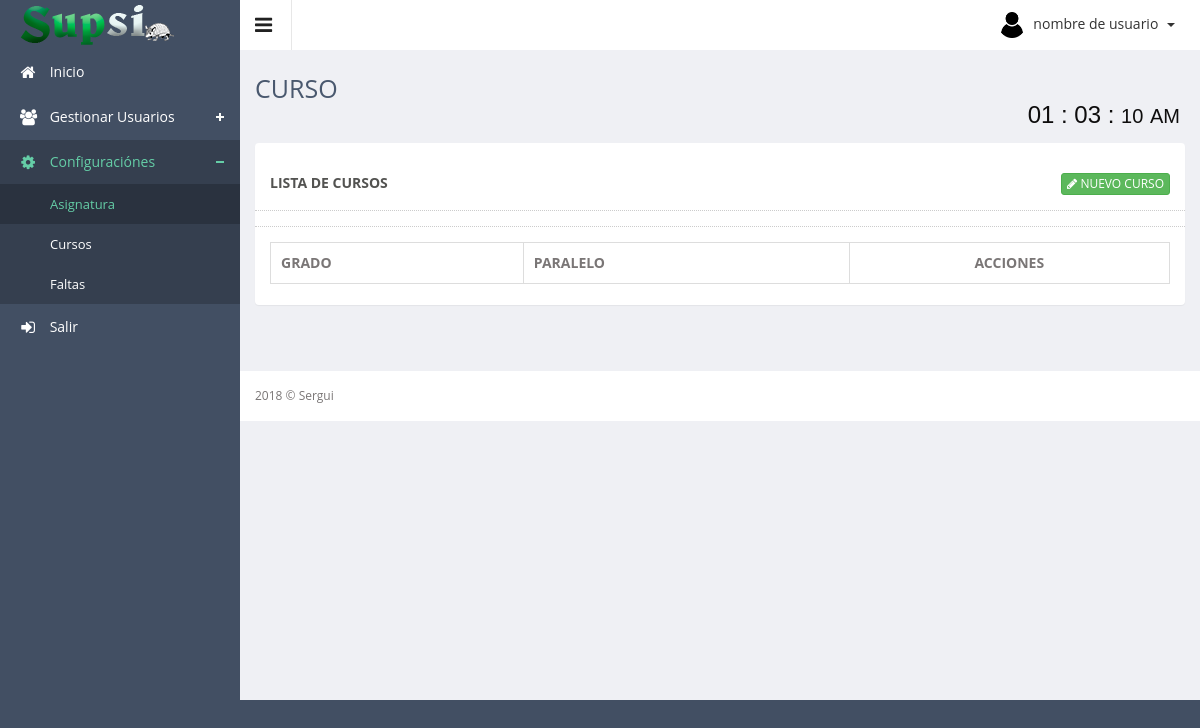
The page /app/controller/curso/ on the database as committed earlier.
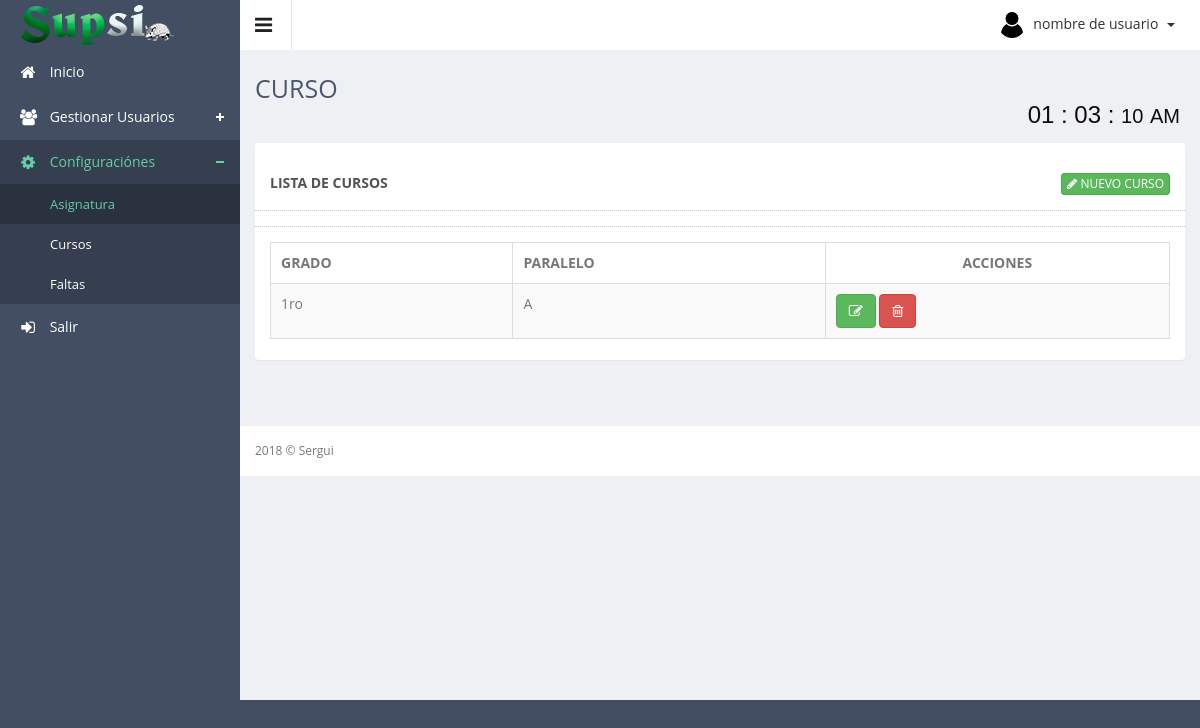
The same page on the database as committed later.
### tables this page shows
CREATE TABLE `curso` (
  `id_curso` int(11) NOT NULL AUTO_INCREMENT,
  `grado` varchar(20) NOT NULL,
  `paralelo` varbinary(8) NOT NULL,
  `estado` tinyint(1) NOT NULL DEFAULT '1',
  PRIMARY KEY (`id_curso`)
);

### app/controller/curso/index.php (called while the page is built, shortened)
<?php
	require_once '../../config/route.php';
	require_once ("../../config/conexion.php");
	$contenido="curso/index.php";
	$menu_a= $menus['C_SECCION'];
	$subTitulo="CURSO";
	if (!($cursos = $con->query("SELECT * FROM curso"))) {
    	echo "Falló SELECT: (" . $con->errno . ") " . $con->error;
	}
	require_once ('../../../public/views/plantilla.php');
?>

### public/views/curso/index.php (the view, shortened to what this page needs)
<div class="row">
    <div class="col-sm-12">
        <section class="panel">
            <header class="panel-heading">
                <div class="row panel-heading">
                    Lista de CURSOS
                    <span class="pull-right">
                        <a href="#modal_Registrar" class="btn btn-xs btn-success" data-toggle="modal">
                            <span class="fa fa-pencil"></span> Nuevo CURSO
                        </a>
                    </span>
                </div>
            </header>
            <div class="panel-body">
                <div class="adv-table" >
                    <table  class="display table table-bordered table-striped" id="tbSeccion">
                        <thead>
                            <tr>
                                <th>GRADO</th>
                                <th>PARALELO</th>
                                <th class="text-center">ACCIONES</th>
                            </tr>
                        </thead>
                        <tbody>
                            <?php foreach ($cursos as $curso): ?>
                            <tr class="gradeX">
                                <td><?php echo $curso['grado']; ?></td>
                                <td><?php echo $curso['paralelo']; ?></td>
                                <td >
                                    <a class="btn btn-success" href="#modalEditar" role="button" data-placement="top" title="Editar" data-toggle="modal" onclick="obtener_datos(<?php echo $curso['id_curso'] ?>)">
                                        <span class="fa fa-edit" ></span>
                                    </a>
                                    <a class="btn btn-danger" href="#modalEliminar" role="button" data-toggle="modal" data-placement="top" title="Eliminar" onclick="eliminar_datos(<?php echo $curso['id_curso'] ?>)">
                                        <span class="fa fa-trash-o"></span>
                                    </a>
                                </td>
                            </tr>
                        <?php endforeach ?>
                    </tbody>
                </table>
            </div>
        </div>
    </section>
</div>
</div>

### public/views/plantilla.php (shortened to what this page needs)
<!DOCTYPE html>
<html lang="es">
<head>
    <?php require_once 'template/head.php'; ?>
</head>
<body class="sticky-header">
    <section>
        <?php require_once 'template/left_menu.php'; ?>
        <div class="main-content" >
            <div class="header-section">
                <a class="toggle-btn"><i class="fa fa-bars"></i></a>
                <?php require_once 'template/menu_right.php'; ?>
            </div>
            <?php require_once 'template/breadcumb.php'; ?>
            <div class="wrapper">
                <?php
                    if(isset($contenido))
                        require_once ($contenido);
                ?>
            </div>
            <?php require_once 'template/footer.php'; ?>
        </div>
    </section>
</body>
</html>

### public/views/template/head.php (shortened to what this page needs)
<link href="<?php echo ROOT; ?>resources/assets/css/style.css" rel="stylesheet">
<link href="<?php echo ROOT; ?>resources/assets/css/style-responsive.css" rel="stylesheet">
<link href="<?php echo ROOT; ?>resources/assets/js/advanced-datatable/css/demo_page.css" rel="stylesheet" />
<link href="<?php echo ROOT; ?>resources/assets/js/advanced-datatable/css/demo_table.css" rel="stylesheet" />
<link rel="stylesheet" href="<?php echo ROOT; ?>resources/assets/js/data-tables/DT_bootstrap.css" />
<link href="<?php echo ROOT; ?>resources/assets/css/style-responsive.css" rel="stylesheet">
<link rel="stylesheet" href="<?php echo ROOT; ?>resources/assets/css/toastr.min.css">
<link rel="stylesheet" href="<?php echo ROOT; ?>resources/assets/css/estilo.css">
<link rel="stylesheet" href="<?php echo ROOT; ?>resources/assets/css/estilo1.css">
<link rel="stylesheet" href="<?php echo ROOT; ?>resources/assets/css/chosen.min.css">
<link rel="stylesheet" type="text/css" href="<?php echo ROOT; ?>resources/assets/js/bootstrap-datepicker/css/datepicker-custom.css" />

### public/views/template/left_menu.php (shortened to what this page needs)
<div class="left-side sticky-left-side">
    <div class="logo">
        <a href="<?php echo ROOT; ?>"><img src="<?php echo ROOT; ?>resources/assets/images/logo.png" alt=""></a>
    </div>
    <div class="left-side-inner">
        <ul class="nav nav-pills nav-stacked custom-nav">
            <li class="<?php echo $menu_a['inicio']; ?>"><a href="<?php echo ROOT; ?>"><i class="fa fa-home"></i> <span>Inicio</span></a></li>
            <li class="menu-list <?php echo $menu_a['usuario']; ?>"><a href=""><i class="fa fa-users"></i> <span>Gestionar Usuarios</span></a>
            </li>
            <li class="menu-list <?php echo $menu_a['configuracion']; ?>"><a href=""><i class="fa fa-cog"></i> <span>Configuraciónes</span></a>
                <ul class="sub-menu-list">
                    <li class="<?php echo $menu_a['configuracion_s']; ?>">
                        <a href="<?php echo ROOT_CONTROLLER; ?>asignatura/"> Asignatura</a>
                    </li>
                    <li>
                        <a href="<?php echo ROOT_CONTROLLER; ?>curso/"> Cursos</a>
                    </li>
                    <li>
                        <a href="<?php echo ROOT_CONTROLLER; ?>falta/"> Faltas</a>
                    </li>
                </ul>
            </li>
            <li><a href="<?php echo ROOT_CONTROLLER; ?>login/index.php?logout"><i class="fa fa-sign-in"></i> <span>Salir</span></a></li>
        </ul>
    </div>
</div>

### public/views/template/menu_right.php (shortened to what this page needs)
<div class="menu-right">
    <ul class="notification-menu">
        <li>
            <a href="#" class="btn btn-default dropdown-toggle" data-toggle="dropdown">
                <img src="<?php echo ROOT; ?>resources/assets/images/photos/user-avatar.png" alt="" />
                nombre de usuario
                <span class="caret"></span>
            </a>
        </li>
    </ul>
</div>

### public/views/template/breadcumb.php
<div class="page-heading">
    <h3>
        <?php echo $subTitulo ?>
    </h3>
    <div class="col-md-12">
        <div class="contenedor2 reloj2" >
			<div class="widget2">
			    <div class="relojj">
			    	<p id="horas2" class="horas2"></p>
			      	<p>:</p>
			      	<p id="minutos2" class="minutos2"></p>
			      	<p>:</p>
			      	<div class="cajaSegundos2">
			        	<p id="segundos2" class="segundos2"></p>
			        	<p id="ampm2" class="ampm2"></p>
			      	</div>
			    </div>
			</div>
        </div>
    </div>
</div>

### public/views/template/footer.php
<?php
	(isset($pie_class)) ? $foot="sticky-footer":$foot="";
?>
<footer class="<?php echo $foot; ?>">
    2018 &copy; Sergui
</footer>

### resources/assets/js/advanced-datatable/css/demo_table.css (style rules this page uses)
table.display { margin: 0 auto; clear: both; width: 100%; }
table.display thead th { padding: 3px 18px 3px 10px; border-bottom: 1px solid black; font-weight: bold; cursor: pointer; * cursor: hand; }
table.display td { padding: 3px 10px; }
table.display tr.gradeX { background-color: #ffdddd; }

### resources/assets/css/estilo1.css (style rules this page uses)
.reloj2 { font-size:16px; color: #0E0D0D; }
.contenedor2 { max-width: 200px; margin: auto; }
.widget2 { width: 100%; height: 30px; position: absolute; top: 0; bottom: 0; left: 0; right: 0; margin: auto; }
.widget2 p { display: inline-block; line-height: 1em; }
.relojj { font-family: Arial, "Helvetica Neue", Helvetica, sans-serif; width: 100%; padding: 5px; font-size: 1.5em; text-align: right; }
.relojj .cajaSegundos2 { display: inline-block; }
.relojj .ampm2, .relojj .segundos2 { font-size: 2rem; }

Rows that differ between the two databases and show on the page:
added curso: grado "1ro", paralelo "A"
